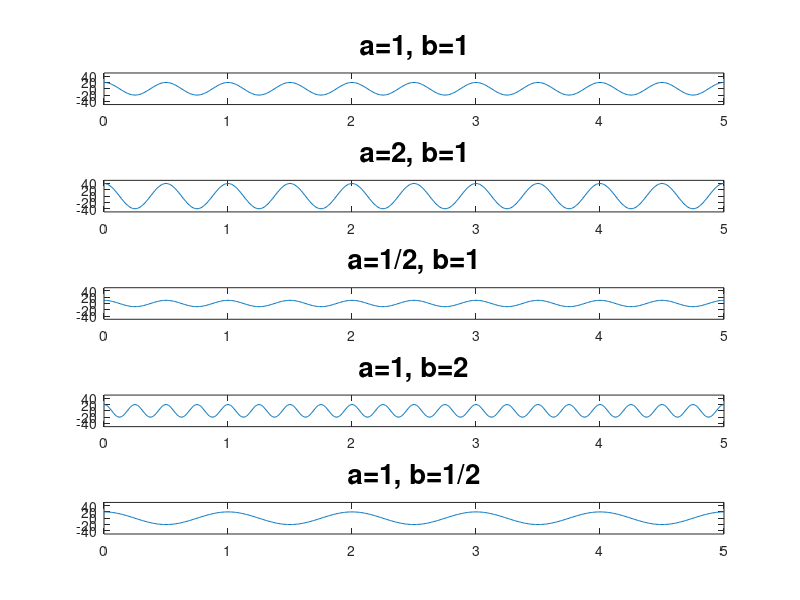

This chart was generated by the following MATLAB code:
t = 0:0.01:5;

amplitude = 20;
frequency = 2;

a1 = 1;
b1 = 1;
A = amplitude * a1 * cos(2 * pi * frequency * b1 * t);

a2 = 2;
b2 = 1;
B = amplitude * a2 * cos(2 * pi * frequency * b2 * t);

a3 = 1/2;
b3 = 1;
C = amplitude * a3 * cos(2 * pi * frequency * b3 * t);

a4 = 1;
b4 = 2;
D = amplitude * a4 * cos(2 * pi * frequency * b4 * t);

a5 = 1;
b5 = 1/2;
E = amplitude * a5 * cos(2 * pi * frequency * b5 * t);

% axis limits
maxA = max([max(A) max(B) max(C) max(D) max(E)]) + 10;
xlim([0 max(t)]);

subplot(5,1,1);
plot(t, A);
ylim([-maxA maxA]);
title('a=1, b=1','fontsize', 20);

subplot(5,1,2);
plot(t, B);
ylim([-maxA maxA]);
title('a=2, b=1','fontsize', 20);

subplot(5,1,3);
plot(t, C);
ylim([-maxA maxA]);
title('a=1/2, b=1','fontsize', 20);

subplot(5,1,4);
plot(t, D);
ylim([-maxA maxA]);
title('a=1, b=2','fontsize', 20);

subplot(5,1,5);
plot(t, E);
ylim([-maxA maxA]);
title('a=1, b=1/2','fontsize', 20);